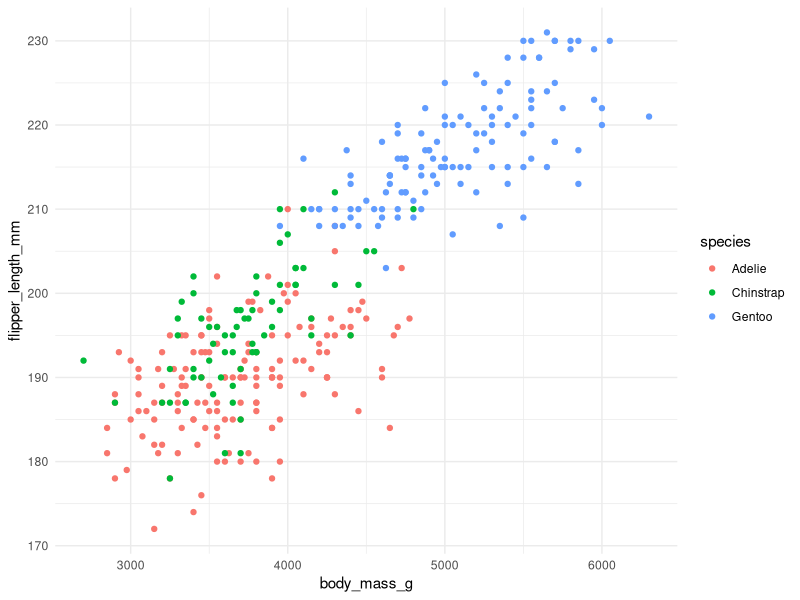

Generate this figure with R:
library(tidyverse)
library(palmerpenguins)

ggplot(data = penguins, aes(x = body_mass_g, y = flipper_length_mm)) +
  geom_point(aes(color = species, fill = species)) +
  theme_minimal()

